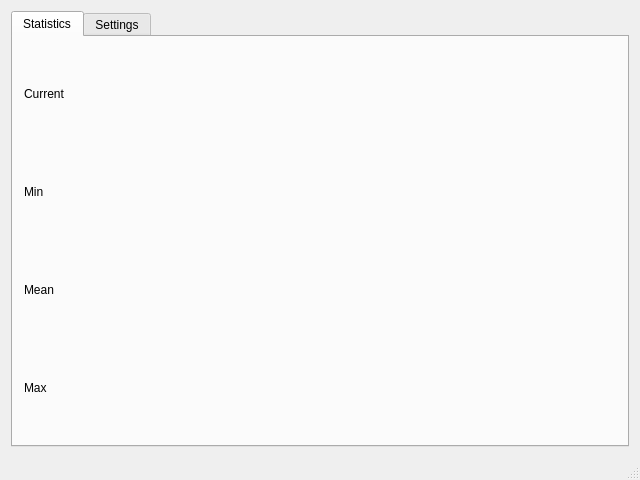
<?xml version="1.0" encoding="UTF-8"?>
<ui version="4.0">
 <class>MainWindow</class>
 <widget class="QMainWindow" name="MainWindow">
  <property name="geometry">
   <rect>
    <x>0</x>
    <y>0</y>
    <width>640</width>
    <height>480</height>
   </rect>
  </property>
  <property name="windowTitle">
   <string>sooScreenServer</string>
  </property>
  <widget class="QWidget" name="centralWidget">
   <layout class="QVBoxLayout" name="verticalLayout">
    <item>
     <widget class="QTabWidget" name="tabWidget">
      <property name="currentIndex">
       <number>0</number>
      </property>
      <widget class="QWidget" name="tab_statistics">
       <attribute name="title">
        <string>Statistics</string>
       </attribute>
       <layout class="QVBoxLayout" name="verticalLayout_2">
        <item>
         <layout class="QHBoxLayout" name="horizontalLayout_4">
          <item>
           <widget class="QLabel" name="label_3">
            <property name="text">
             <string>Current</string>
            </property>
           </widget>
          </item>
          <item>
           <widget class="QLabel" name="lblCurrent">
            <property name="text">
             <string/>
            </property>
           </widget>
          </item>
         </layout>
        </item>
        <item>
         <layout class="QHBoxLayout" name="horizontalLayout">
          <item>
           <widget class="QLabel" name="labele">
            <property name="text">
             <string>Min</string>
            </property>
           </widget>
          </item>
          <item>
           <widget class="QLabel" name="lblMin">
            <property name="text">
             <string/>
            </property>
           </widget>
          </item>
         </layout>
        </item>
        <item>
         <layout class="QHBoxLayout" name="horizontalLayout_3">
          <item>
           <widget class="QLabel" name="label">
            <property name="text">
             <string>Mean</string>
            </property>
           </widget>
          </item>
          <item>
           <widget class="QLabel" name="lblMean">
            <property name="text">
             <string/>
            </property>
           </widget>
          </item>
         </layout>
        </item>
        <item>
         <layout class="QHBoxLayout" name="horizontalLayout_2">
          <item>
           <widget class="QLabel" name="label_2">
            <property name="text">
             <string>Max</string>
            </property>
           </widget>
          </item>
          <item>
           <widget class="QLabel" name="lblMax">
            <property name="text">
             <string/>
            </property>
           </widget>
          </item>
         </layout>
        </item>
       </layout>
      </widget>
      <widget class="QWidget" name="tab_settings">
       <attribute name="title">
        <string>Settings</string>
       </attribute>
       <layout class="QVBoxLayout" name="verticalLayout_3">
        <item>
         <widget class="QTreeWidget" name="twSettings">
          <column>
           <property name="text">
            <string>Parameter</string>
           </property>
          </column>
          <column>
           <property name="text">
            <string>Value</string>
           </property>
          </column>
          <column>
           <property name="text">
            <string>Description</string>
           </property>
          </column>
         </widget>
        </item>
       </layout>
      </widget>
     </widget>
    </item>
   </layout>
  </widget>
  <widget class="QStatusBar" name="statusBar"/>
 </widget>
 <layoutdefault spacing="6" margin="11"/>
 <resources/>
 <connections/>
</ui>
